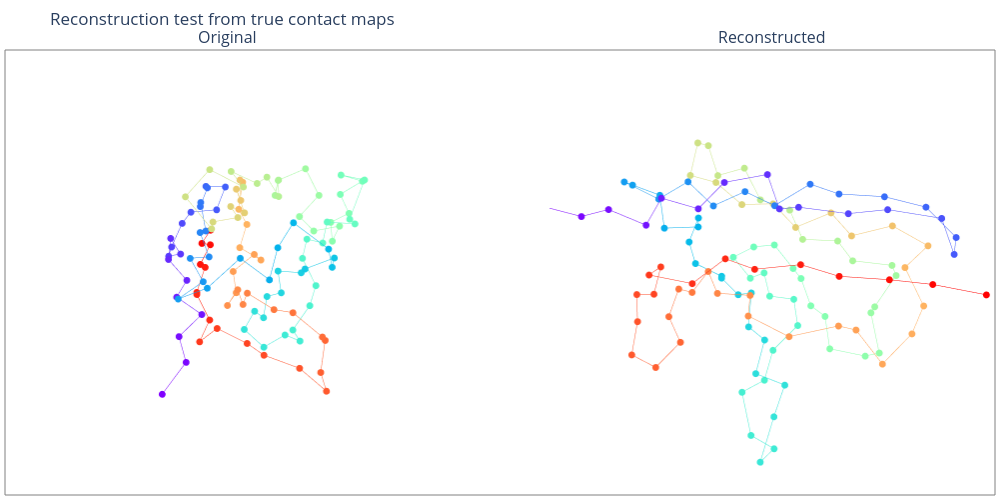

This figure's notebook cell:
### Code cell
if 'functions.graphics' in sys.modules: importlib.reload(sys.modules['functions.graphics'])
from functions.graphics import *

plotly_2_graphs([np.array(protein.ca), orig_cmap_recon_coords], 'Reconstruction test from true contact maps')
